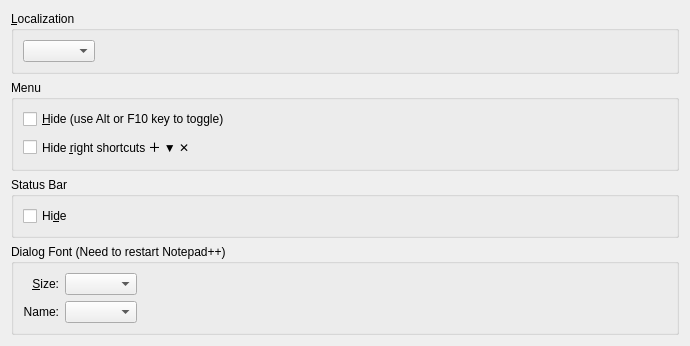
<?xml version="1.0" encoding="UTF-8"?>
<ui version="4.0">
 <class>PreferenceSubGeneralDlg</class>
 <widget class="QWidget" name="PreferenceSubGeneralDlg">
  <property name="geometry"><rect><x>0</x><y>0</y><width>690</width><height>333</height></rect></property>
  <layout class="QVBoxLayout" name="layout1">
   <item>
    <widget class="QGroupBox" name="localizationGbStatic">
     <property name="nppId" stdset="0"><number>6123</number></property>
     <property name="title"><string>&amp;Localization</string></property>
     <layout class="QHBoxLayout" name="layout2">
      <item>
       <widget class="QComboBox" name="comboLocalization">
        <property name="nppId" stdset="0"><number>6124</number></property>
        <property name="insertPolicy"><enum>QComboBox::NoInsert</enum></property>
       </widget>
      </item>
      <item>
       <spacer name="spacer3">
        <property name="orientation"><enum>Qt::Horizontal</enum></property>
        <property name="sizeType"><enum>QSizePolicy::Expanding</enum></property>
        <property name="sizeHint" stdset="0"><size><width>0</width><height>0</height></size></property>
       </spacer>
      </item>
     </layout>
    </widget>
   </item>
   <item>
    <widget class="QGroupBox" name="menuGbStatic">
     <property name="nppId" stdset="0"><number>6131</number></property>
     <property name="title"><string>Menu</string></property>
     <layout class="QVBoxLayout" name="layout4">
      <item>
       <widget class="QCheckBox" name="checkHidemenubar">
        <property name="nppId" stdset="0"><number>6122</number></property>
        <property name="text"><string>&amp;Hide (use Alt or F10 key to toggle)</string></property>
       </widget>
      </item>
      <item>
       <widget class="QCheckBox" name="checkHiderightshortcutsofmenubar">
        <property name="nppId" stdset="0"><number>6132</number></property>
        <property name="text"><string>Hide &amp;right shortcuts ＋ ▼ ✕</string></property>
       </widget>
      </item>
     </layout>
    </widget>
   </item>
   <item>
    <widget class="QGroupBox" name="statusbarGbStatic">
     <property name="nppId" stdset="0"><number>6133</number></property>
     <property name="title"><string>Status Bar</string></property>
     <layout class="QVBoxLayout" name="layout5">
      <item>
       <widget class="QCheckBox" name="checkHidestatusbar">
        <property name="nppId" stdset="0"><number>6134</number></property>
        <property name="text"><string>Hi&amp;de</string></property>
       </widget>
      </item>
     </layout>
    </widget>
   </item>
   <item>
    <widget class="QGroupBox" name="dialogFontGbStatic">
     <property name="nppId" stdset="0"><number>7165</number></property>
     <property name="title"><string>Dialog Font (Need to restart Notepad++)</string></property>
     <layout class="QHBoxLayout" name="layout6">
      <item>
       <layout class="QGridLayout" name="layout7">
        <item row="0" column="0">
         <widget class="QLabel" name="staticDialogFontSize">
          <property name="nppId" stdset="0"><number>7166</number></property>
          <property name="text"><string>&amp;Size:</string></property>
          <property name="alignment"><set>Qt::AlignRight|Qt::AlignVCenter</set></property>
          <property name="buddy"><cstring>comboDialogFontSize</cstring></property>
         </widget>
        </item>
        <item row="0" column="1">
         <widget class="QComboBox" name="comboDialogFontSize">
          <property name="nppId" stdset="0"><number>7167</number></property>
          <property name="insertPolicy"><enum>QComboBox::NoInsert</enum></property>
         </widget>
        </item>
        <item row="1" column="0">
         <widget class="QLabel" name="staticDialogFontName">
          <property name="nppId" stdset="0"><number>7168</number></property>
          <property name="text"><string>Name:</string></property>
          <property name="alignment"><set>Qt::AlignRight|Qt::AlignVCenter</set></property>
         </widget>
        </item>
        <item row="1" column="1">
         <widget class="QComboBox" name="comboDialogFontName">
          <property name="nppId" stdset="0"><number>7169</number></property>
          <property name="insertPolicy"><enum>QComboBox::NoInsert</enum></property>
         </widget>
        </item>
       </layout>
      </item>
      <item>
       <spacer name="spacer8">
        <property name="orientation"><enum>Qt::Horizontal</enum></property>
        <property name="sizeType"><enum>QSizePolicy::Expanding</enum></property>
        <property name="sizeHint" stdset="0"><size><width>0</width><height>0</height></size></property>
       </spacer>
      </item>
     </layout>
    </widget>
   </item>
   <item>
    <spacer name="spacer9">
     <property name="orientation"><enum>Qt::Vertical</enum></property>
     <property name="sizeType"><enum>QSizePolicy::Expanding</enum></property>
     <property name="sizeHint" stdset="0"><size><width>0</width><height>0</height></size></property>
    </spacer>
   </item>
  </layout>
 </widget>
 <resources/>
 <connections/>
</ui>
